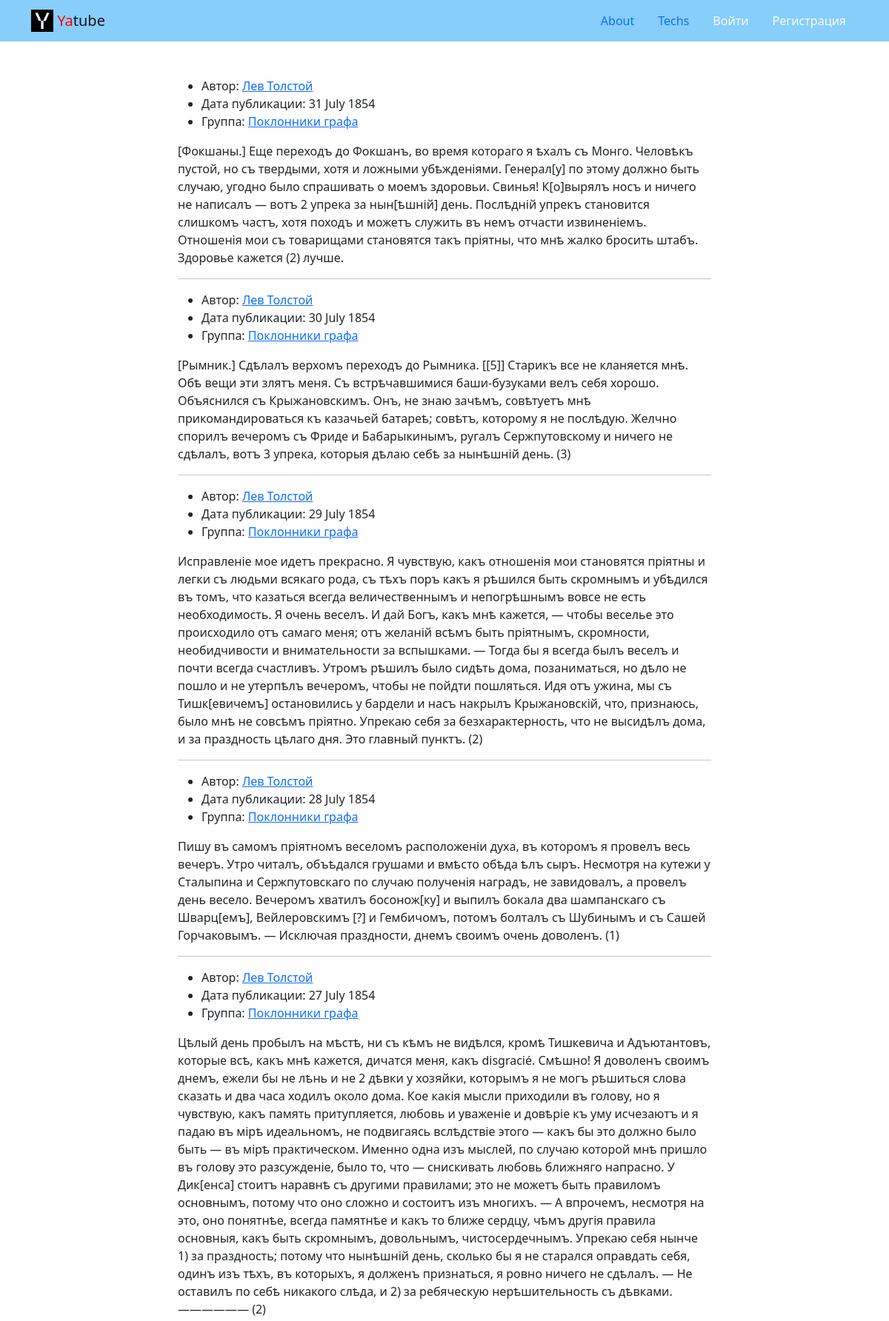
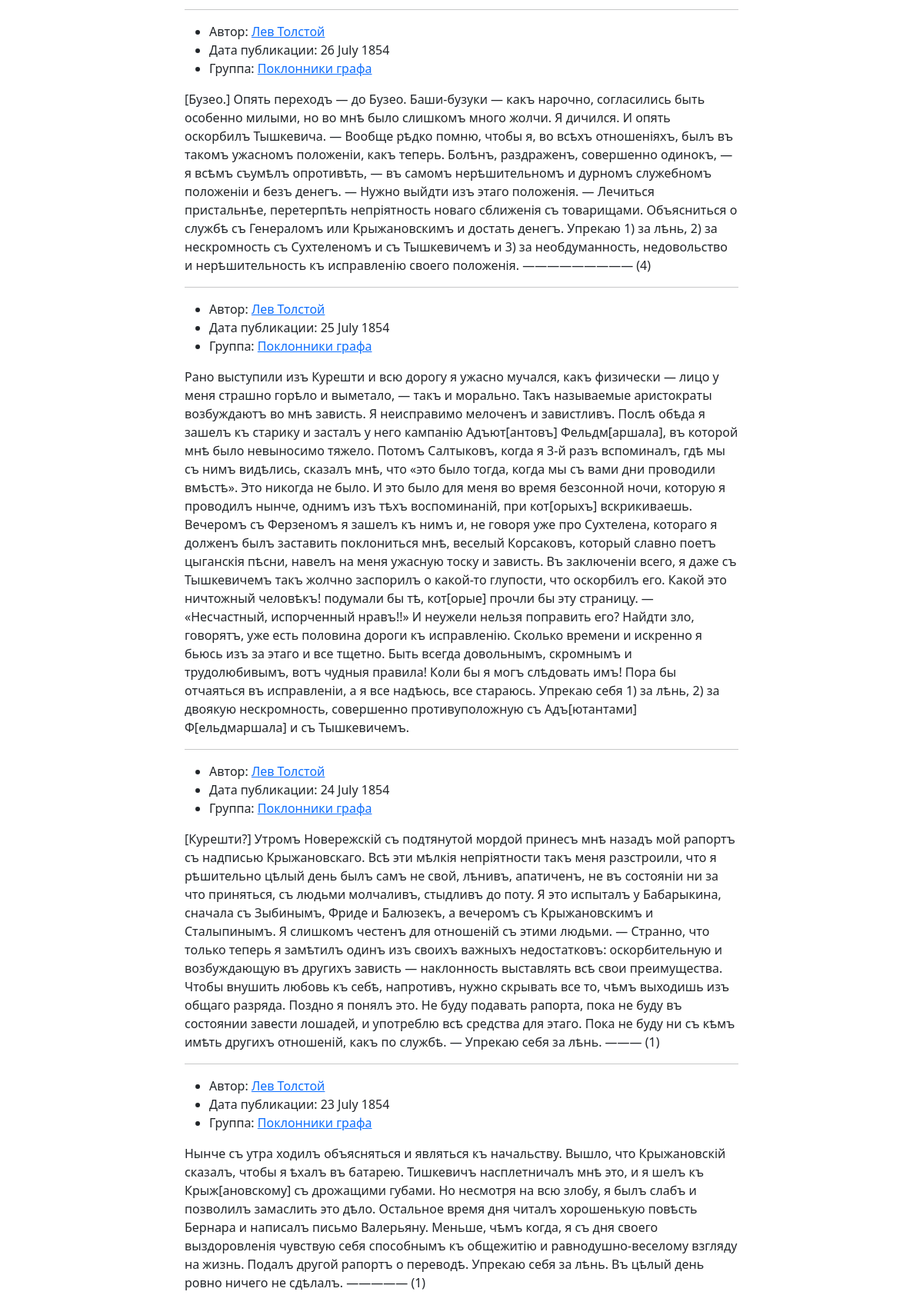
The page / (upper part) on the database its author committed (2 pictures, top to bottom).
### posts/models.py (models this page shows, shortened)
class Post(models.Model):
    text = models.TextField(
        verbose_name='Текст поста',
        help_text='Текст нового или редактируемого поста'
    )
    pub_date = models.DateTimeField(
        auto_now_add=True,
        verbose_name='Время создания',
        help_text='Время создание поста'
    )
    author = models.ForeignKey(
        User,
        on_delete=models.CASCADE,
        related_name='posts',
        verbose_name='Автор',
        help_text='Автор поста'
    )
    group = models.ForeignKey(
        Group,
        blank=True,
        null=True,
        on_delete=models.SET_NULL,
        related_name='posts',
        verbose_name='Группа',
        help_text='Группа, к которой относится пост. Необязательно.'
    )
    class Meta:
        ordering = ('-pub_date',)
        verbose_name = 'Пост'
        verbose_name_plural = 'Посты'

class Group(models.Model):
    title = models.CharField(
        max_length=200, verbose_name='Группа',
        help_text='Название группы'
    )
    slug = models.SlugField(
        max_length=50, unique=True,
        verbose_name='Читабельная slug-ссылка',
        help_text='Может состоять из символов латиницы, '
        'цифр, нижнего подчеркивания и дефиса '
    )
    description = models.TextField(
        verbose_name='Описание группы',
        help_text='Расскажите, о чём эта группа'
    )
    class Meta:
        verbose_name = 'Группа'
        verbose_name_plural = 'Группы'

### posts/views.py (the view)
# urls.py: path('', views.index, name='index'),
def index(request):
    posts = Post.objects.all()
    paginator = Paginator(posts, settings.POSTS_PER_PAGE)
    page_number = request.GET.get('page')
    page_obj = paginator.get_page(page_number)
    context = {
        'page_obj': page_obj,
    }
    return render(request, "posts/index.html", context)

### core/context_processors/year.py (called while the page is built)
def year(request):
    current_year = date.today().year
    return {
        'year': current_year,
    }

### templates/posts/index.html (shortened to what this page needs)
{% extends 'base.html' %}
{% block content %}
  <div class="row justify-content-center">
    <div class="col-md-8 p-5">
      {% for post in page_obj %}
      <ul>
        <li>
          Автор: <a href="{% url 'posts:profile' post.author.username %}"> {{ post.author.get_full_name }}</a>
        </li>
        <li>
          Дата публикации: {{ post.pub_date|date:"d E Y" }}
        </li>
        <li>
          Группа: {% if post.group %}<a href="{% url 'posts:group_posts' post.group.slug %}">{% endif %} {{ post.group.title }}</a>
        </li>
      </ul>
      <p>{{ post.text }}</p>
      {% if not forloop.last %}<hr>{% endif %}
      {% endfor %}
    </div>
  </div>
{% endblock %}

### rows shown on the page
Post: author.get_full_name "Лев Толстой", pub_date "31 July 1854", group "Поклонники графа", text "[Фокшаны.] Еще переходъ до Фокшанъ, во время котораго я ѣхалъ съ Монго. Человѣкъ пустой, но съ твердыми, хотя и ложными убѣжденіями. Генерал[у] по этому должно быть случаю, угодно было спрашивать о моемъ здоровьи. Свинья! К[о]вырялъ носъ и ничего не написалъ — вотъ 2 упрека за нын[ѣшній] день. Послѣдній упрекъ становится слишкомъ частъ, хотя походъ и можетъ служить въ немъ отчасти извиненіемъ. Отношенія мои съ товарищами становятся такъ пріятны, что мнѣ жалко бросить штабъ. Здоровье кажется (2) лучше."
Post: author.get_full_name "Лев Толстой", pub_date "30 July 1854", group "Поклонники графа", text "[Рымник.] Сдѣлалъ верхомъ переходъ до Рымника. [[5]] Старикъ все не кланяется мнѣ. Обѣ вещи эти злятъ меня. Съ встрѣчавшимися баши-бузуками велъ себя хорошо. Объяснился съ Крыжановскимъ. Онъ, не знаю зачѣмъ, совѣтуетъ мнѣ прикомандироваться къ казачьей батареѣ; совѣтъ, которому я не послѣдую. Желчно спорилъ вечеромъ съ Фриде и Бабарыкинымъ, ругалъ Сержпутовскому и ничего не сдѣлалъ, вотъ 3 упрека, которыя дѣлаю себѣ за нынѣшній день. (3)"
Post: author.get_full_name "Лев Толстой", pub_date "29 July 1854", group "Поклонники графа", text "Исправленіе мое идетъ прекрасно. Я чувствую, какъ отношенія мои становятся пріятны и легки съ людьми всякаго рода, съ тѣхъ поръ какъ я рѣшился быть скромнымъ и убѣдился въ томъ, что казаться всегда величественнымъ и непогрѣшнымъ вовсе не есть необходимость. Я очень веселъ. И дай Богъ, какъ мнѣ кажется, — чтобы веселье это происходило отъ самаго меня; отъ желаній всѣмъ быть пріятнымъ, скромности, необидчивости и внимательности за вспышками. — Тогда бы я всегда былъ веселъ и почти всегда счастливъ. Утромъ рѣшилъ было сидѣть дома, позаниматься, но дѣло не пошло и не утерпѣлъ вечеромъ, чтобы не пойдти пошляться. Идя отъ ужина, мы съ Тишк[евичемъ] остановились у бардели и насъ накрылъ…"
Post: author.get_full_name "Лев Толстой", pub_date "28 July 1854", group "Поклонники графа", text "Пишу въ самомъ пріятномъ веселомъ расположеніи духа, въ которомъ я провелъ весь вечеръ. Утро читалъ, объѣдался грушами и вмѣсто обѣда ѣлъ сыръ. Несмотря на кутежи у Сталыпина и Сержпутовскаго по случаю полученія наградъ, не завидовалъ, а провелъ день весело. Вечеромъ хватилъ босонож[ку] и выпилъ бокала два шампанскаго съ Шварц[емъ], Вейлеровскимъ [?] и Гембичомъ, потомъ болталъ съ Шубинымъ и съ Сашей Горчаковымъ. — Исключая праздности, днемъ своимъ очень доволенъ. (1)"
Post: author.get_full_name "Лев Толстой", pub_date "27 July 1854", group "Поклонники графа", text "Цѣлый день пробылъ на мѣстѣ, ни съ кѣмъ не видѣлся, кромѣ Тишкевича и Адъютантовъ, которые всѣ, какъ мнѣ кажется, дичатся меня, какъ disgracié. Смѣшно! Я доволенъ своимъ днемъ, ежели бы не лѣнь и не 2 дѣвки у хозяйки, которымъ я не могъ рѣшиться слова сказать и два часа ходилъ около дома. Кое какія мысли приходили въ голову, но я чувствую, какъ память притупляется, любовь и уваженіе и довѣріе къ уму исчезаютъ и я падаю въ мірѣ идеальномъ, не подвигаясь вслѣдствіе этого — какъ бы это должно было быть — въ мірѣ практическом. Именно одна изъ мыслей, по случаю которой мнѣ пришло въ голову это разсужденіе, было то, что — снискивать любовь ближняго напрасно. У Дик[енса] стоитъ наравнѣ съ другими…"
Post: author.get_full_name "Лев Толстой", pub_date "26 July 1854", group "Поклонники графа", text "[Бузео.] Опять переходъ — до Бузео. Баши-бузуки — какъ нарочно, согласились быть особенно милыми, но во мнѣ было слишкомъ много жолчи. Я дичился. И опять оскорбилъ Тышкевича. — Вообще рѣдко помню, чтобы я, во всѣхъ отношеніяхъ, былъ въ такомъ ужасномъ положеніи, какъ теперь. Болѣнъ, раздраженъ, совершенно одинокъ, — я всѣмъ съумѣлъ опротивѣть, — въ самомъ нерѣшительномъ и дурномъ служебномъ положеніи и безъ денегъ. — Нужно выйдти изъ этаго положенія. — Лечиться пристальнѣе, перетерпѣть непріятность новаго сближенія съ товарищами. Объясниться о службѣ съ Генераломъ или Крыжановскимъ и достать денегъ. Упрекаю 1) за лѣнь, 2) за нескромность съ Сухтеленомъ и съ Тышкевичемъ и 3) за…"
Post: author.get_full_name "Лев Толстой", pub_date "25 July 1854", group "Поклонники графа", text "Рано выступили изъ Курешти и всю дорогу я ужасно мучался, какъ физически — лицо у меня страшно горѣло и выметало, — такъ и морально. Такъ называемые аристократы возбуждаютъ во мнѣ зависть. Я неисправимо мелоченъ и завистливъ. Послѣ обѣда я зашелъ къ старику и засталъ у него кампанію Адъют[антовъ] Фельдм[аршала], въ которой мнѣ было невыносимо тяжело. Потомъ Салтыковъ, когда я 3-й разъ вспоминалъ, гдѣ мы съ нимъ видѣлись, сказалъ мнѣ, что «это было тогда, когда мы съ вами дни проводили вмѣстѣ». Это никогда не было. И это было для меня во время безсонной ночи, которую я проводилъ нынче, однимъ изъ тѣхъ воспоминаній, при кот[орыхъ] вскрикиваешь. Вечеромъ съ Ферзеномъ я зашелъ къ нимъ и, не…"
Post: author.get_full_name "Лев Толстой", pub_date "24 July 1854", group "Поклонники графа", text "[Курешти?] Утромъ Новережскій съ подтянутой мордой принесъ мнѣ назадъ мой рапортъ съ надписью Крыжановскаго. Всѣ эти мѣлкія непріятности такъ меня разстроили, что я рѣшительно цѣлый день былъ самъ не свой, лѣнивъ, апатиченъ, не въ состояніи ни за что приняться, съ людьми молчаливъ, стыдливъ до поту. Я это испыталъ у Бабарыкина, сначала съ Зыбинымъ, Фриде и Балюзекъ, а вечеромъ съ Крыжановскимъ и Сталыпинымъ. Я слишкомъ честенъ для отношеній съ этими людьми. — Странно, что только теперь я замѣтилъ одинъ изъ своихъ важныхъ недостатковъ: оскорбительную и возбуждающую въ другихъ зависть — наклонность выставлять всѣ свои преимущества. Чтобы внушить любовь къ себѣ, напротивъ, нужно скрывать все…"
Post: author.get_full_name "Лев Толстой", pub_date "23 July 1854", group "Поклонники графа", text "Нынче съ утра ходилъ объясняться и являться къ начальству. Вышло, что Крыжановскій сказалъ, чтобы я ѣхалъ въ батарею. Тишкевичъ насплетничалъ мнѣ это, и я шелъ къ Крыж[ановскому] съ дрожащими губами. Но несмотря на всю злобу, я былъ слабъ и позволилъ замаслить это дѣло. Остальное время дня читалъ хорошенькую повѣсть Бернара и написалъ письмо Валерьяну. Меньше, чѣмъ когда, я съ дня своего выздоровленія чувствую себя способнымъ къ общежитію и равнодушно-веселому взгляду на жизнь. Подалъ другой рапортъ о переводѣ. Упрекаю себя за лѣнь. Въ цѣлый день ровно ничего не сдѣлалъ. ————— (1)"
